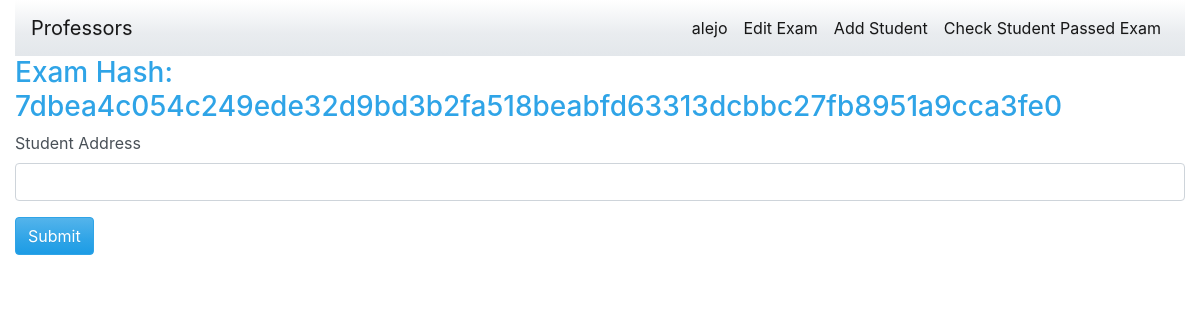
/add_student/ (signed in), run on an earlier commit of the app's database.
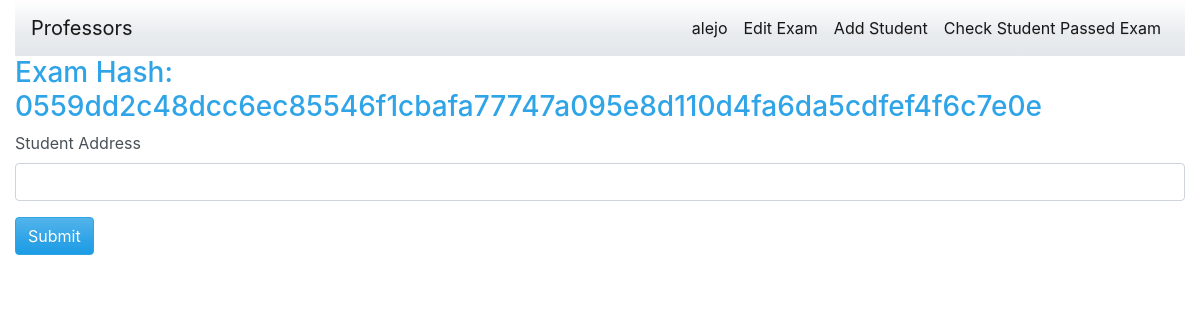
And on a later commit of the database.
### home/models.py (models this page shows)
class Exam(models.Model):
    hash = models.CharField(max_length=100)
    students_graduated = models.SmallIntegerField(default=0)
    q1 = models.CharField(max_length=250, blank=True)
    q2 = models.CharField(max_length=250, blank=True)
    q3 = models.CharField(max_length=250, blank=True)
    q4 = models.CharField(max_length=250, blank=True)
    q5 = models.CharField(max_length=250, blank=True)
    q6 = models.CharField(max_length=250, blank=True)
    q7 = models.CharField(max_length=250, blank=True)
    q8 = models.CharField(max_length=250, blank=True)
    q9 = models.CharField(max_length=250, blank=True)
    q10 = models.CharField(max_length=250, blank=True)

### home/views.py (the view)
# urls.py: path('add_student/', views.add_student, name="add_student"),
def add_student(request):
    template = "add_student.html"
    professor = Professor.objects.get(user=request.user)
    if request.method == "POST":
        student_address = request.POST.get("student_address")
        w3, contract = setup_conection()
        tx_hash = contract.functions.studentAddExam(student_address).transact()
        print(tx_hash)
    else:
        context = {"exam": professor.exam}
        return render(request, template, context)

### home/templates/add_student.html
{% extends 'base.html' %}
{% block content %}
        <div class="col-md-12">
            <h3> Exam Hash: {{ exam.hash }} </h3>
            <form role="form" action="{% url 'add_student' %}" method="post">{% csrf_token %}
				<div class="form-group">
					<label for="student_address">
						Student Address
					</label>
					<input class="form-control" name="student_address" id="student_address" />
				</div>
                <button type="submit" class="btn btn-primary">
					Submit
				</button>
            </form>
        </div>
{% endblock content %}

What changed in the data, as far as the page shows it:
changed Exam: hash "7dbea4c054c249ede32d9bd3b2fa518beabfd63313dcbbc27fb8951a9cca3fe0" → "0559dd2c48dcc6ec85546f1cbafa77747a095e8d110d4fa6da5cdfef4f6c7e0e"
